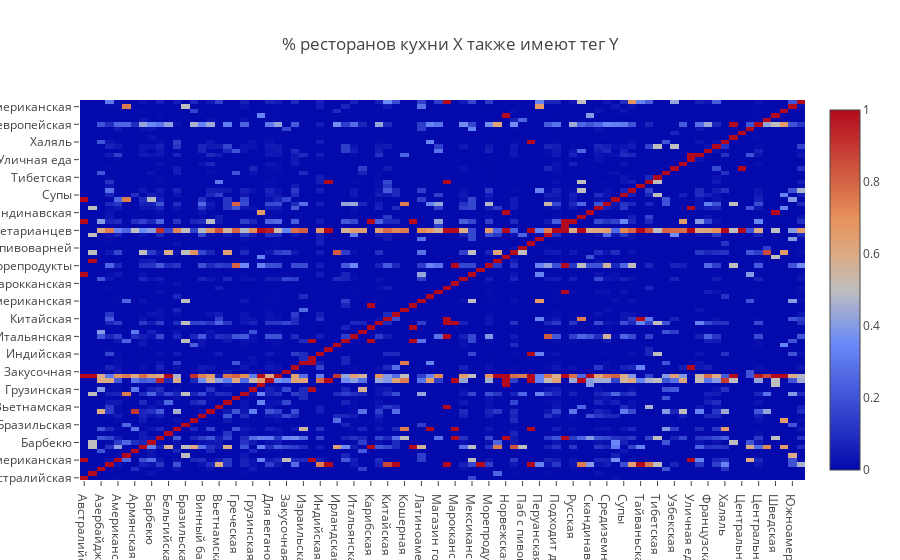

The notebook cell saved with this chart:
### Markdown cell above
# 5. Какие кухни чаще всего оказываются рядом?

### Code cell
# Прибавляем единицу при совпадении

close_cuisines = {}

for cuisines_list in df.cuisines:
    for i in cuisines_list:
        if i not in close_cuisines:
            close_cuisines[i] = {}
        for j in cuisines_list:
            if j not in close_cuisines[i]:
                close_cuisines[i][j] = 0
            close_cuisines[i][j] += 1

# Используя defaultdict            
'''
from collections import defaultdict

for cuisines_list in df.cuisines:
    for i in cuisines_list:
        if i not in closeee_cuisines:
            closeee_cuisines[i] = defaultdict(int)
        for j in cuisines_list:
            closeee_cuisines[i][j] += 1
'''
# Создаем датафрейм и заполняем пропуски нулями
close_cuisines_df = pd.DataFrame.from_dict(close_cuisines).fillna(0)

#Отнормируем
close_cuisines_df_norm = close_cuisines_df.apply(lambda x: x / cuisines_df.groupby('cuisine').restaurant.count(), axis = 1)

# Создаем линию для визуализации
trace = go.Heatmap(x = close_cuisines_df_norm.columns,
                   y = close_cuisines_df_norm.index.values,
                   z = close_cuisines_df_norm.values)

layout = go.Layout(title = '% ресторанов кухни X также имеют тег Y')

fig = go.Figure(data = [trace], layout = layout)

iplot (fig, show_link = False)

### Figure 1 — Plotly figure (JSON) as saved in the notebook; plotly's stock layout.template omitted (floating-point values rounded to 4 significant figures; data arrays with more than 128 entries replaced by an {"elided": "..."} marker saying what was removed)
{"data": [{"type": "heatmap", "uid": "af1eb1e2-9dab-11e8-8990-4c72b9aae466", "x": ["Австралийская", "Австрийская", "Азербайджанская", "Азиатская", "Американская", "Аргентинская", "Армянская", "Бар", "Барбекю", "Безглютеновые блюда", "Бельгийская", "Ближневосточная", "Бразильская", "Британская", "Винный бар", "Восточноевропейская", "Вьетнамская", "Гастропаб", "Греческая", "Гриль", "Грузинская", "Датская", "Для веганов", "Европейская", "Закусочная", "Здоровая", "Израильская", "Индейская", "Индийская", "Индонезийская", "Ирландская", "Испанская", "Итальянская", "Кавказская", "Карибская", "Кафе", "Китайская", "Корейская", "Кошерная", "Кубинская", "Латиноамериканская", "Ливанская", "Магазин готовой еды", "Малазийская", "Марокканская", "Международная", "Мексиканская", "Монгольская", "Морепродукты", "Немецкая", "Норвежская", "Паб", "Паб с пивоварней", "Пакистанская", "Перуанская", "Пицца", "Подходит для вегетарианцев", "Румынская", "Русская", "Сингапурская", "Скандинавская", "Современная", "Средиземноморская", "Стейк-хаус", "Супы", "Суши", "Тайваньская", "Тайская", "Тибетская", "Турецкая", "Узбекская", "Украинская", "Уличная еда", "Фастфуд", "Французская", "Фьюжн", "Халяль", "Хорватская", "Центральноазиатская", "Центральноамериканская", "Центральноевропейская", "Чешская", "Шведская", "Шотландская", "Южноамериканская", "Японская"], "y": ["Австралийская", "Австрийская", "Азербайджанская", "Азиатская", "Американская", "Аргентинская", "Армянская", "Бар", "Барбекю", "Безглютеновые блюда", "Бельгийская", "Ближневосточная", "Бразильская", "Британская", "Винный бар", "Восточноевропейская", "Вьетнамская", "Гастропаб", "Греческая", "Гриль", "Грузинская", "Датская", "Для веганов", "Европейская", "Закусочная", "Здоровая", "Израильская", "Индейская", "Индийская", "Индонезийская", "Ирландская", "Испанская", "Итальянская", "Кавказская", "Карибская", "Кафе", "Китайская", "Корейская", "Кошерная", "Кубинская", "Латиноамериканская", "Ливанская", "Магазин готовой еды", "Малазийская", "Марокканская", "Международная", "Мексиканская", "Монгольская", "Морепродукты", "Немецкая", "Норвежская", "Паб", "Паб с пивоварней", "Пакистанская", "Перуанская", "Пицца", "Подходит для вегетарианцев", "Румынская", "Русская", "Сингапурская", "Скандинавская", "Современная", "Средиземноморская", "Стейк-хаус", "Супы", "Суши", "Тайваньская", "Тайская", "Тибетская", "Турецкая", "Узбекская", "Украинская", "Уличная еда", "Фастфуд", "Французская", "Фьюжн", "Халяль", "Хорватская", "Центральноазиатская", "Центральноамериканская", "Центральноевропейская", "Чешская", "Шведская", "Шотландская", "Южноамериканская", "Японская"], "z": {"elided": "86x86 float values"}}], "layout": {"title": "% ресторанов кухни X также имеют тег Y"}}
